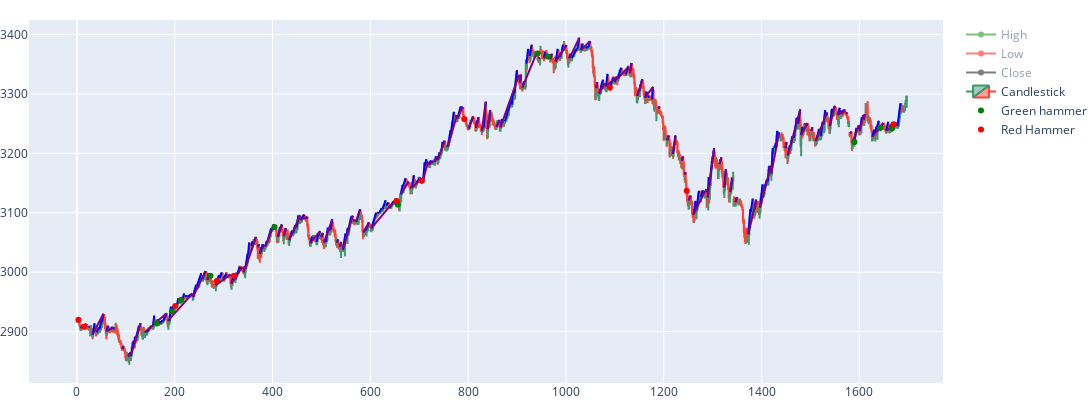

Notebook cell for this chart:
### Code cell
fig = go.Figure(data= [
    go.Scatter(x=df_fesx.index, y=df_fesx.High,name = 'High',mode="lines+markers", marker_color = "green",visible="legendonly"),
    go.Scatter(x=df_fesx.index, y=df_fesx.Low,name = 'Low',mode="lines+markers", marker_color = "red", visible="legendonly"),
    go.Scatter(x=df_fesx.index, y=df_fesx.Close,name = 'Close',mode="lines+markers", marker_color = "black", visible="legendonly"),
    
    go.Candlestick(x=df_fesx.index,
                open=df_fesx['Open'],
                high=df_fesx['High'],
                low=df_fesx['Low'],
                close=df_fesx['Close'],
                name = 'Candlestick'
                )
    ]
    )

fig.update_layout(
    xaxis_rangeslider_visible= False
)
for seg_idx in range(segs_high.shape[1]):
    start_idx = int(segs_high[0,seg_idx])
    end_idx = int(segs_high[1,seg_idx] )
    start_wave = df_fesx.loc[start_idx, "High"]
    end_wave = df_fesx.loc[end_idx, "High"]
    fig.add_trace(
    go.Scatter(x=[start_idx, end_idx], y=[start_wave, end_wave],name = "High",mode="lines", marker_color = 'blue',legendgroup="High", showlegend=False)
    )      

dict_color = {"High":"purple", "Low":"orange"}


for seg_idx in range(segs_merged.shape[1]):
    start_idx = int(segs_merged[0,seg_idx])
    end_idx = int(segs_merged[1,seg_idx] )
    start_wave = df_fesx.loc[start_idx, "High"]
    end_wave = df_fesx.loc[end_idx, "High"]
    fig.add_trace(
    go.Scatter(x=[start_idx, end_idx], y=[start_wave, end_wave],name = "High",mode="lines", marker_color = 'purple', showlegend=False)
    )


df_peaks = pd.DataFrame(np.transpose(segs_merged), columns=['start_idx', 'end_idx']).astype(int)
df_peaks = df_peaks.merge(df_fesx[['index','High']], left_on='end_idx', right_on='index', how='left')
df_peaks['high_diff'] = df_peaks.High.diff()

for idx, row in df_peaks.iterrows():
    start_idx = row['start_idx']
    end_idx = row['end_idx']
    high = row['High']
    #fig.add_trace(
    #    go.Scatter(x=[start_idx, end_idx], y=[start_wave, end_wave],name = col_name,mode="lines", marker_color = dict_color[col_name], showlegend=False)
    #    )






fig.add_trace(
    go.Scatter(x=df_fesx[mask_hammer_green].index, y = df_fesx[mask_hammer_green].High, name = "Green hammer",mode="markers", marker_color = 'green', showlegend=True)
)

fig.add_trace(
    go.Scatter(x=df_fesx[mask_hammer_red].index, y = df_fesx[mask_hammer_red].High, name = "Red Hammer",mode="markers", marker_color = 'red', showlegend=True)
)





fig.update_layout(height=400, width=1200,
     margin=dict(l=0, r=0, t=20, b=0),             
                  )


#fig.update_xaxes( range=[420, 460])
#fig.update_yaxes( range=[3040, 3100])

fig.show()

# Check 1479
# Check 430
